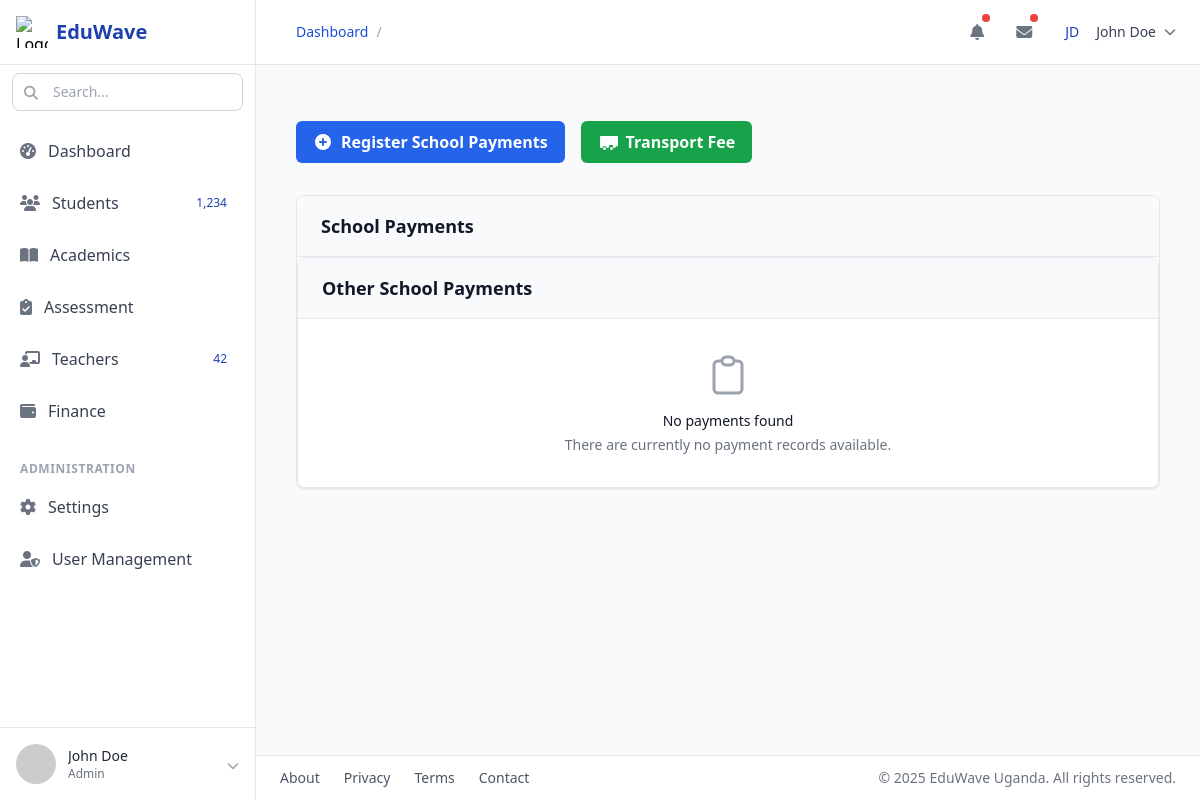
The app's page /finance/otherpayment/, older data.
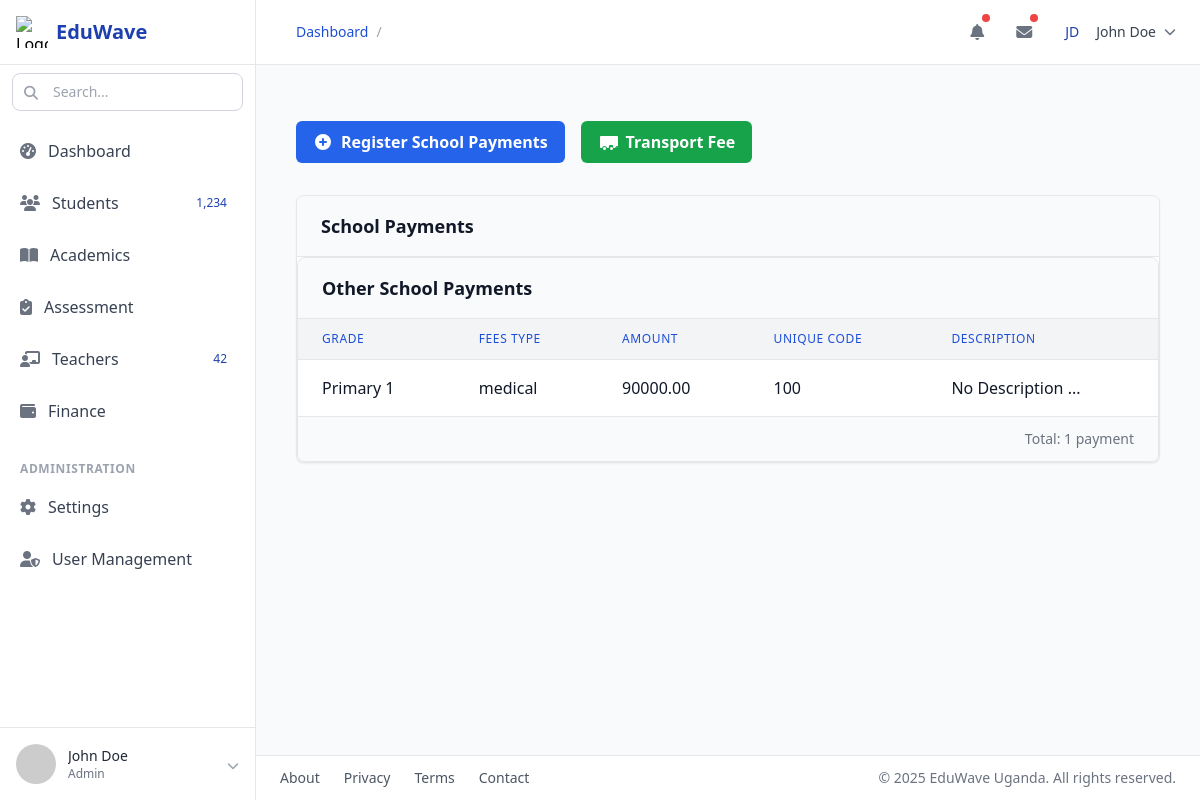
The same page, newer data.
### finance/models.py (models this page shows, shortened)
class OtherSchoolPayments(models.Model):
    FEES_TYPE = (
        ("development", "development"),
        ("sports", "sports"),
        ("tuition", "tuition"),
        ("library", "library"),
        ("laboratory", "laboratory"),
        ("uniform", "uniform"),
        ("transport", "transport"),
        ("hostel", "hostel"),
        ("examination", "examination"),
        ("medical", "medical"),
        ("maintenance", "maintenance"),
        ("technology", "technology"),
        ("admission", "admission"),
        ("field_trip", "field_trip"),
        ("extra_classes", "extra_classes"),
    )
    grade = models.ForeignKey(Grade, on_delete=models.CASCADE)
    fees_type = models.CharField(choices=FEES_TYPE, max_length=150, unique=True)
    amount = models.IntegerField()
    description = models.TextField(default="No Description ...")
    created_by = models.ForeignKey(CustomUser, on_delete=models.DO_NOTHING)
    unique_code = models.CharField(blank=True, null=True, unique=True, max_length=150)
    created = models.DateField(auto_now_add=True)
    updated = models.DateField(auto_now=True)

### academic/models.py (models this page shows)
class Grade(models.Model):
    grade_name = models.CharField(max_length=50)
    class_teacher = models.ForeignKey(
        Teacher, on_delete=models.SET_NULL, null=True, related_name="grades")
    created = models.DateField(auto_now_add=True)
    updated = models.DateField(auto_now=True)
    class Meta:
        db_table = "class"
        db_table_comment = "This includes Students address data"
        ordering = ["grade_name"]
    def __str__(self):
        return self.grade_name

### finance/views.py (the view)
# urls.py: path('otherpayment/', OtherSchoolPayment, name='otherpayments'),
def OtherSchoolPayment(request):
    payments = OtherSchoolPayments.objects.all()
    return render(request, 'otherschoolpayments.html', {'payments': payments})

### finance/templates/otherschoolpayments.html (shortened to what this page needs)
{% extends 'base.html' %}
{% block content %}
<div class="container mx-auto px-4 py-8">
    <div class="flex flex-wrap gap-4 mb-8">
        <a href="/finance/register/otherschool/payments/" class="inline-flex items-center px-4 py-2 bg-blue-600 border border-transparent rounded-md font-semibold text-white hover:bg-blue-700 focus:outline-none focus:ring-2 focus:ring-offset-2 focus:ring-blue-500 transition-colors">
            <svg xmlns="http://www.w3.org/2000/svg" class="h-5 w-5 mr-2" viewBox="0 0 20 20" fill="currentColor">
                <path fill-rule="evenodd" d="M10 18a8 8 0 100-16 8 8 0 000 16zm1-11a1 1 0 10-2 0v2H7a1 1 0 100 2h2v2a1 1 0 102 0v-2h2a1 1 0 100-2h-2V7z" clip-rule="evenodd" />
            </svg>
            Register School Payments
        </a>
        <a href="/finance/register/transport/" class="inline-flex items-center px-4 py-2 bg-green-600 border border-transparent rounded-md font-semibold text-white hover:bg-green-700 focus:outline-none focus:ring-2 focus:ring-offset-2 focus:ring-green-500 transition-colors">
            Transport Fee
        </a>
    </div>
    <div class="bg-white shadow-sm rounded-lg border border-gray-200 overflow-hidden">
        <div class="px-6 py-4 border-b border-gray-200 bg-gray-50">
            <h2 class="text-lg font-semibold text-gray-900">School Payments</h2>
        </div>
        {% include 'features/schoolpaymentlist.html' %}
    </div>
</div>
{% endblock content %}

### finance/templates/features/schoolpaymentlist.html
<div class="bg-white rounded-lg shadow-sm border border-gray-200 overflow-hidden">
    <div class="px-6 py-4 border-b border-gray-200 bg-gray-50">
        <h3 class="text-lg font-semibold text-gray-900">Other School Payments</h3>
    </div>
    <div class="overflow-x-auto">
        {% if payments %}
        <table class="min-w-full divide-y divide-gray-200">
            <thead class="bg-gray-100">
                <tr>
                    <th scope="col" class="px-6 py-3 text-left text-xs font-medium text-blue-700 uppercase tracking-wider">Grade</th>
                    <th scope="col" class="px-6 py-3 text-left text-xs font-medium text-blue-700 uppercase tracking-wider">Fees Type</th>
                    <th scope="col" class="px-6 py-3 text-left text-xs font-medium text-blue-700 uppercase tracking-wider">Amount</th>
                    <th scope="col" class="px-6 py-3 text-left text-xs font-medium text-blue-700 uppercase tracking-wider">Unique Code</th>
                    <th scope="col" class="px-6 py-3 text-left text-xs font-medium text-blue-700 uppercase tracking-wider">Description</th>
                </tr>
            </thead>
            <tbody class="bg-white divide-y divide-gray-200">
                {% for payment in payments %}
                <tr class="hover:bg-gray-50 transition-colors">
                    <td class="px-6 py-4 whitespace-nowrap">
                        <span class="font-medium text-gray-900">{{ payment.grade|default:"-" }}</span>
                    </td>
                    <td class="px-6 py-4 whitespace-nowrap text-gray-900">
                        {{ payment.fees_type|default:"-" }}
                    </td>
                    <td class="px-6 py-4 whitespace-nowrap text-gray-900">
                        {% if payment.amount %}
                        {{ payment.amount|floatformat:2 }}
                        {% else %}
                        -
                        {% endif %}
                    </td>
                    <td class="px-6 py-4 whitespace-nowrap text-gray-900">
                        {{ payment.unique_code|default:"-" }}
                    </td>
                    <td class="px-6 py-4 text-gray-900">
                        {{ payment.description|default:"-"|truncatechars:50 }}
                    </td>
                </tr>
                {% endfor %}
            </tbody>
        </table>
        {% else %}
        <div class="p-8 text-center">
            <div class="mx-auto h-12 w-12 text-gray-400">
                <svg xmlns="http://www.w3.org/2000/svg" fill="none" viewBox="0 0 24 24" stroke="currentColor">
                    <path stroke-linecap="round" stroke-linejoin="round" stroke-width="1.5" d="M9 5H7a2 2 0 00-2 2v12a2 2 0 002 2h10a2 2 0 002-2V7a2 2 0 00-2-2h-2M9 5a2 2 0 002 2h2a2 2 0 002-2M9 5a2 2 0 012-2h2a2 2 0 012 2" />
                </svg>
            </div>
            <h4 class="mt-3 text-sm font-medium text-gray-900">No payments found</h4>
            <p class="mt-1 text-sm text-gray-500">There are currently no payment records available.</p>
        </div>
        {% endif %}
    </div>
    {% if payments %}
    <div class="px-6 py-3 border-t border-gray-200 bg-gray-50 text-right text-sm text-gray-500">
        Total: {{ payments|length }} payment{{ payments|length|pluralize }}
    </div>
    {% endif %}
</div>

Row changes from the older to the newer data that the page shows:
added OtherSchoolPayments: grade "Primary 1", fees_type "medical", amount "90000.00", unique_code "100", description "No Description ..."
Text that changed along with them:
{{ payments|length }}: (not shown) → "1"
text no longer shown: "No payments found There are currently no payment records available."
text now shown: "GRADE FEES TYPE AMOUNT UNIQUE CODE DESCRIPTION Total: payment"
